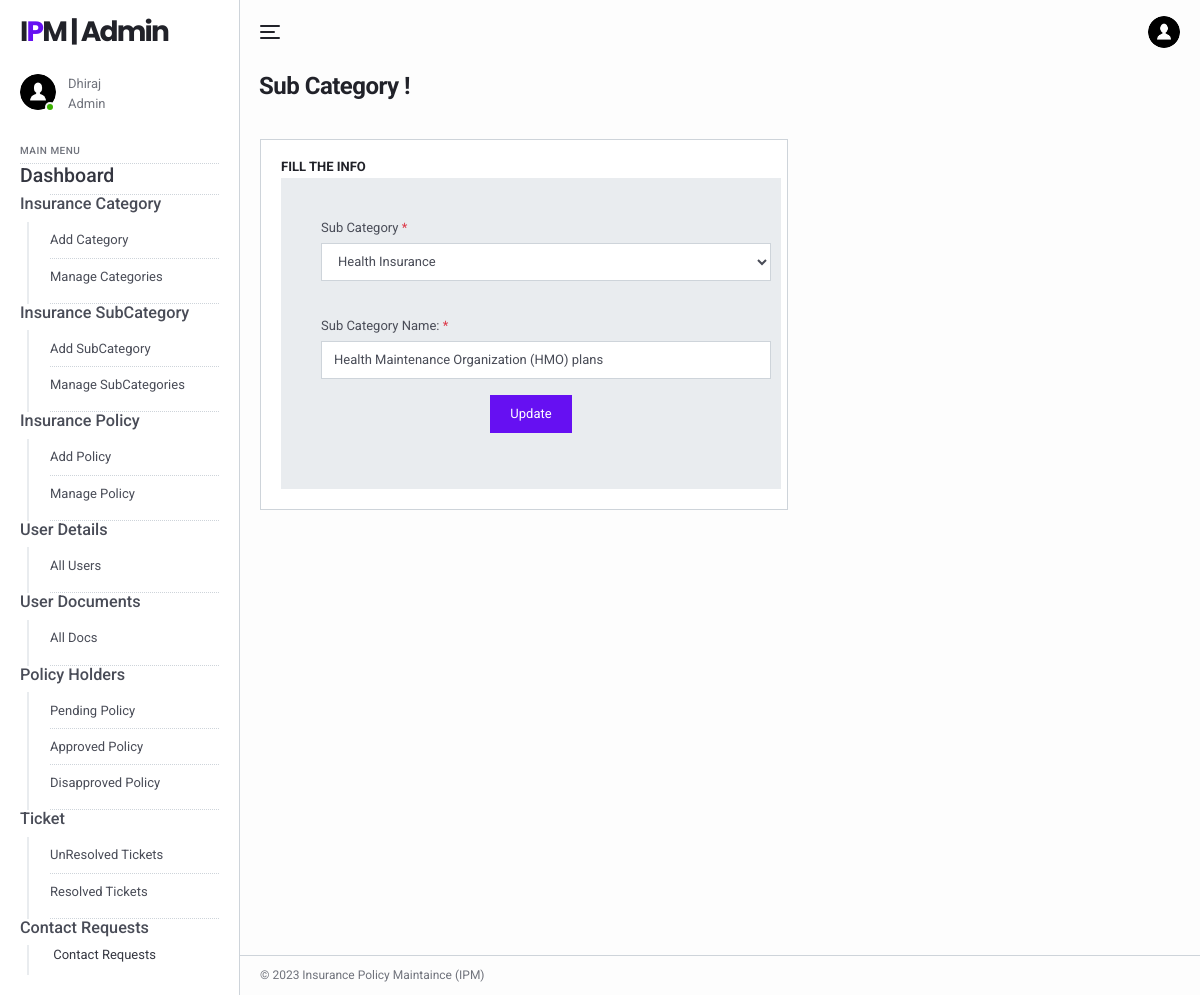
/ipm/admin/edit-subcategory.php?scid=5 (signed in), run on the app's committed database.
### tables this page shows
CREATE TABLE `tblimsadmin` (
  `ID` int(11) NOT NULL,
  `AdminName` varchar(120) DEFAULT NULL,
  `AdminUsername` varchar(45) DEFAULT NULL,
  `Password` varchar(45) DEFAULT NULL,
  `AdminRegdate` timestamp NULL DEFAULT current_timestamp()
);

CREATE TABLE `tblsubcategory` (
  `id` int(11) NOT NULL,
  `CategoryId` char(5) NOT NULL,
  `SubcategoryName` varchar(200) NOT NULL,
  `CreationDate` timestamp NULL DEFAULT current_timestamp(),
  `UpdationDate` timestamp NULL DEFAULT NULL ON UPDATE current_timestamp()
);

CREATE TABLE `category` (
  `ID` int(11) NOT NULL,
  `CategoryName` varchar(45) DEFAULT NULL,
  `CreationDate` timestamp NULL DEFAULT current_timestamp()
);

### ipm/admin/edit-subcategory.php (the view, shortened to what this page needs)
<?php
include('includes/dbconnection.php');
if (strlen($_SESSION['aid']==0)) {
  header('location:logout.php');
  } else{
  ?>
<!DOCTYPE html>
<html lang="en">
  <head>
    <link href="../lib/fontawesome-free/css/all.min.css" rel="stylesheet">
    <link href="../lib/ionicons/css/ionicons.min.css" rel="stylesheet">
    <link href="../lib/typicons.font/typicons.css" rel="stylesheet">
    <link href="../lib/morris.js/morris.css" rel="stylesheet">
    <link href="../lib/flag-icon-css/css/flag-icon.min.css" rel="stylesheet">
    <link href="../lib/jqvmap/jqvmap.min.css" rel="stylesheet">
    <link rel="stylesheet" href="../css/azia.css">
  </head>
  <body class="az-body az-body-sidebar">
<?php include_once('includes/sidebar.php');?>
    <div class="az-content az-content-dashboard-two">
<?php include_once('includes/header.php');?>
      <div class="az-content-header d-block d-md-flex">
        <div>
          <h2 class="az-content-title mg-b-5 mg-b-lg-8">Sub Category !</h2>
        </div>
      </div>
      <div class="az-content-body">
        <div class="row row-sm mg-b-20 mg-lg-b-0">
          <div class="col-md-12 col-xl-7">
            <div class="card card-table-two">
              <h6 class="card-title"> Fill the Info</h6>
            <form method="post">
                     <?php
                     $sid=$_GET['scid'];
$ret=mysqli_query($con,"select category.CategoryName as catname,category.ID as cid,tblsubcategory.SubcategoryName as subcat from tblsubcategory inner join category on category.ID=tblsubcategory.CategoryId where tblsubcategory.id='$sid'");
while ($row=mysqli_fetch_array($ret)) {
?>
         <div class="d-flex flex-column wd-md-500 pd-30 pd-sm-40 bg-gray-200">
               <div class="form-group">
                  <label class="form-label">Sub Category <span class="tx-danger">*</span></label>
                  <select name="category" class="form-control wd-450" required="true">
                    <option value="<?php echo $row['cid'];?>"><?php echo $row['catname'];?></option>
                  </select>
                </div><br />
               <div class="form-group">
                  <label class="form-label">Sub Category Name: <span class="tx-danger">*</span></label>
                  <input type="text" name="subcategory" class="form-control wd-450" required="true" value="<?php echo $row['subcat'];?>">
                </div>
<?php }?>
            <div class="form-group" align="center">
              <button type="submit" name="update" class="btn btn-az-primary pd-x-20">Update</button>
            </div>
              </div>
          </form>
            </div>
          </div>
        </div>
      </div>
    <?php include_once('includes/footer.php');?>
    </div>
  </body>
</html>
<?php  } ?>

### ipm/admin/includes/sidebar.php (shortened to what this page needs)
<div class="az-sidebar">
    <div class="az-sidebar-header">
      <a href="#" class="az-logo">I<span>P</span>M | Admin</a>
    </div>
    <div class="az-sidebar-loggedin">
      <div class="az-img-user online"><img src="../img/user.png" alt=""></div>
      <div class="media-body">
                    <?php
                    $adminid=$_SESSION['aid'];
                    $ret=mysqli_query($con,"select AdminName from tblimsadmin where ID='$adminid'");
                    $row=mysqli_fetch_array($ret);
                    $name=$row['AdminName'];
                    ?>
                <span><?php echo $name; ?></span>
        <span>Admin</span>
      </div>
    </div>
    <div class="az-sidebar-body">
      <ul class="nav">
        <li class="nav-label">Main Menu</li>
          <li class="nav-item show">
          <a href="dashboard.php" class="text-dark"><h4>Dashboard</h4></a>
        </li>
        <li class="nav-item show">
          <h5>Insurance Category</h5>
          <nav class="nav-sub">
            <a href="add-category.php" class="nav-sub-link">Add Category</a>
            <a href="manage-categories.php" class="nav-sub-link">Manage Categories</a>
          </nav>
        </li>
        <li class="nav-item show">
          <h5>Insurance SubCategory</h5>
          <nav class="nav-sub">
            <a href="add-subcategory.php" class="nav-sub-link">Add SubCategory</a>
            <a href="manage-subcategories.php" class="nav-sub-link">Manage SubCategories</a>
          </nav>
        <li class="nav-item show">
          <h5>Insurance Policy</h5>
          <nav class="nav-sub">
            <a href="policyform.php" class="nav-sub-link">Add Policy</a>
            <a href="manage-policyform.php" class="nav-sub-link">Manage Policy</a>
          </nav>
        </li>
        <li class="nav-item show">
          <h5>User Details</h5>
          <nav class="nav-sub">
            <a href="user-detail.php" class="nav-sub-link">All Users</a>
          </nav>
        </li>
        <li class="nav-item show">
          <h5>User Documents</h5>
          <nav class="nav-sub">
            <a href="user-docs.php" class="nav-sub-link">All Docs</a>
          </nav>
        </li>
        <li class="nav-item show">
          <h5>Policy Holders</h5>
          <nav class="nav-sub">
            <a href="pending-policy.php" class="nav-sub-link">Pending Policy</a>
          <a href="approve-policy.php" class="nav-sub-link">Approved Policy</a>
          <a href="disapprove-policy.php" class="nav-sub-link">Disapproved Policy</a>
          </nav>
        </li>
        <li class="nav-item show">
          <h5>Ticket</h5>
          <nav class="nav-sub">
            <a href="unresolved-tickets.php" class="nav-sub-link">UnResolved Tickets</a>
            <a href="resolved-tickets.php" class="nav-sub-link">Resolved Tickets</a>
          </nav>
        </li>
        <li class="nav-item show">
          <h5>Contact Requests</h5>
          <nav class="nav-sub">
            <a href="contact_request.php">
              <span class="nav-link-text text-dark">Contact Requests</span>
            </a>
          </nav>
        </li>
      </ul>
    </div>
  </div>

### data on the page
tblimsadmin: AdminName "Dhiraj"
tblsubcategory: category "Health Insurance", subcategory "Health Maintenance Organization (HMO) plans"
